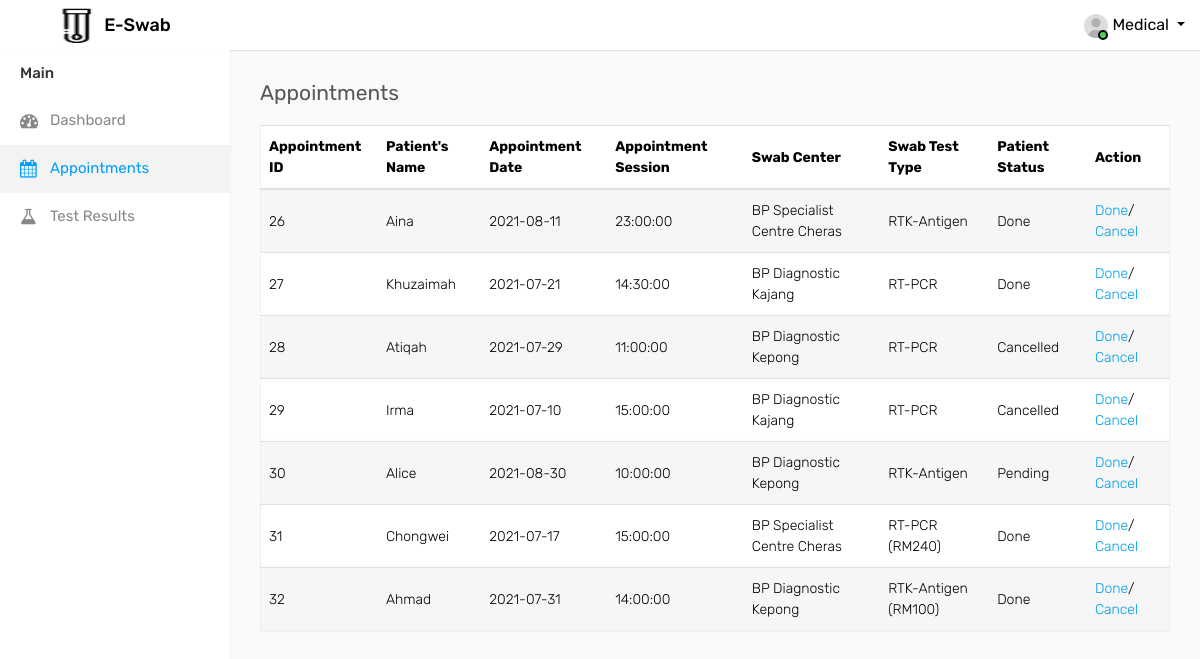
/HospitalStaff/appointments-medical.php, run on the app's committed database.
### tables this page shows
CREATE TABLE `appointment` (
  `id` int(11) NOT NULL,
  `username` varchar(20) NOT NULL,
  `swabCentre` varchar(100) DEFAULT NULL,
  `swabTest` varchar(100) DEFAULT NULL,
  `date` date DEFAULT current_timestamp(),
  `time` time DEFAULT current_timestamp(),
  `statusApproval` int(10) NOT NULL DEFAULT 0,
  `patientStatus` int(10) NOT NULL DEFAULT 0
);

### HospitalStaff/appointments-medical.php (the view, shortened to what this page needs)
<?php
include 'assets/includes/connect.php';
?>
<!DOCTYPE html>
<html lang="en">
<head>
    <link rel="stylesheet" type="text/css" href="assets/css/bootstrap.min.css">
    <link rel="stylesheet" type="text/css" href="assets/css/font-awesome.min.css">
    <link rel="stylesheet" type="text/css" href="assets/css/select2.min.css">
    <link rel="stylesheet" type="text/css" href="assets/css/style.css">
</head>
<body>
    <div class="main-wrapper">
    <div class="header">
        <div class="header-left">
            <a class="logo">
                <img src="assets/img/logo-small.png" width="35" height="35" alt=""> <span>E-Swab</span>
            </a>
        </div>
        <ul class="nav user-menu float-right">
            <li class="nav-item dropdown has-arrow">
                <a href="#" class="dropdown-toggle nav-link user-link" data-toggle="dropdown">
                    <span class="user-img">
                        <img class="rounded-circle" src="assets/img/user.jpg" width="24" alt="Admin">
                        <span class="status online"></span>
                    </span>
                    <span>Medical</span>
                </a>
            </li>
        </ul>
    </div>
    <div class="sidebar" id="sidebar">
            <div class="sidebar-inner slimscroll">
                <div id="sidebar-menu" class="sidebar-menu">
                    <ul>
                        <li class="menu-title">Main</li>
                        <li >
                            <a href="dashboard-medical.php"><i class="fa fa-dashboard"></i> <span>Dashboard</span></a>
                        </li>
                        <li class="active">
                            <a href="appointments-medical.php"><i class="fa fa-calendar"></i> <span>Appointments</span></a>
                        </li>
                        <li>
                            <a href="results-medical.php"><i class="fa fa-flask"></i> <span>Test Results</span></a>
                        </li>
                    </ul>
                </div>
            </div>
        </div>
        <div class="page-wrapper">
            <div class="content">
                <div class="row">
                    <div class="col-sm-4 col-3">
                        <h4 class="page-title">Appointments</h4>
                    </div>
                </div>
				<div class="row">
					<div class="col-md-12">
						<div class="table-responsive">
							<table class="table table-striped custom-table">
								<thead>
									<tr>
										<th>Appointment ID</th>
										<th>Patient's Name</th>
										<th>Appointment Date</th>
										<th>Appointment Session</th>
                                        <th>Swab Center</th>
                                        <th>Swab Test Type</th>
										<th>Patient Status</th>
                                        <th>Action</th>
									</tr>
								</thead>
								<tbody>
                                <?php
                                    $sql = "SELECT id, username, date, time, swabCentre, swabTest, patientStatus from appointment";
                                    $result = $data->query($sql);
                                   if($result->num_rows > 0){
                                        while($row = $result->fetch_assoc()){
                                            echo "<tr><td>".$row["id"]."</td><td>".$row["username"]."</td><td>".$row["date"]."</td><td>".$row["time"]."</td><td>"
                                            .$row["swabCentre"]."</td><td>".$row["swabTest"]."</td>";
                                            if ($row["patientStatus"] == 0)
                                            {
                                                echo "<td> Pending </td>";
                                            }
											if ($row["patientStatus"] == 1)
											{
												echo "<td> Done </td>";
											}
											if ($row["patientStatus"] == 2)
											{
												echo "<td> Cancelled </td>";
											}
											echo '<td><a href="appointments-medical.php?action=done&id='.$row["id"].'">Done</a>/
                                            <a onclick="return cancel()" href="appointments-medical.php?action=cancel&id='.$row["id"].'">Cancel</a></td></tr>';
                                        }
                                    }
                                    ?>
								</tbody>
							</table>
						</div>
					</div>
                </div>
            </div>
		</div>
    </div>
</body>
</html>

### data on the page
appointment: id "26", username "Aina", date "2021-08-11", time "23:00:00", swabCentre "BP Specialist Centre Cheras", swabTest "RTK-Antigen", patientStatus "Done"
appointment: id "27", username "Khuzaimah", date "2021-07-21", time "14:30:00", swabCentre "BP Diagnostic Kajang", swabTest "RT-PCR", patientStatus "Done"
appointment: id "28", username "Atiqah", date "2021-07-29", time "11:00:00", swabCentre "BP Diagnostic Kepong", swabTest "RT-PCR", patientStatus "Cancelled"
appointment: id "29", username "Irma", date "2021-07-10", time "15:00:00", swabCentre "BP Diagnostic Kajang", swabTest "RT-PCR", patientStatus "Cancelled"
appointment: id "30", username "Alice", date "2021-08-30", time "10:00:00", swabCentre "BP Diagnostic Kepong", swabTest "RTK-Antigen", patientStatus "Pending"
appointment: id "31", username "Chongwei", date "2021-07-17", time "15:00:00", swabCentre "BP Specialist Centre Cheras", swabTest "RT-PCR (RM240)", patientStatus "Done"
appointment: id "32", username "Ahmad", date "2021-07-31", time "14:00:00", swabCentre "BP Diagnostic Kepong", swabTest "RTK-Antigen (RM100)", patientStatus "Done"
